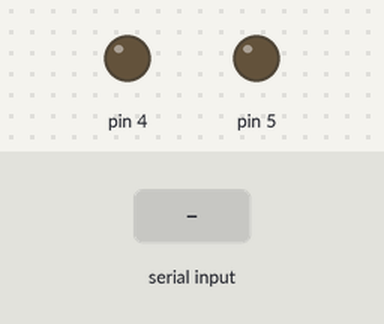
Simulated run of this sketch. Board: Arduino Uno, built with avr-gcc and run on an emulated ATmega328P. On the bench: output pins drawn as LEDs (lit = HIGH). The test bench sets the inputs (shaded band).

Above: at 1.2 s.
1.3 s: "0" received over Serial
At 1.8 s:
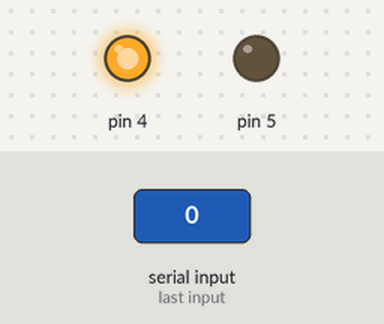
2.8 s: "1" received over Serial
At 4.1 s:
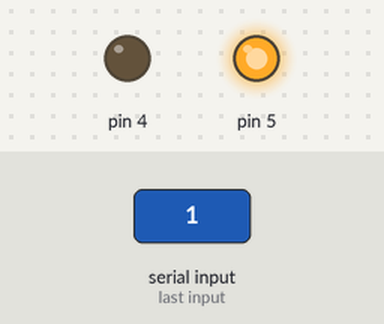
Timing chart, 0 to 5.8 s (numbered marks = the images above; inputs shaded):
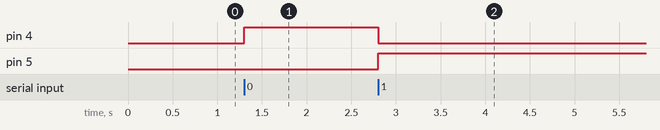

Measured:
- after the input at 1.3 s, pin 4: LOW → HIGH at once
- after the input at 2.8 s, pin 4: HIGH → LOW at once; pin 5: LOW → HIGH at once

The sketch:

Serial_controlmotor.ino
```cpp
//int input = 0;

void setup() {

  pinMode(4, OUTPUT);
  pinMode(5, OUTPUT);
  Serial.begin(9600);
}

void loop() {
    char input = Serial.read();
    if (input == '0'){
      digitalWrite(4,HIGH);
      digitalWrite(5,LOW);
    }

    if (input == '1'){

    digitalWrite(4,LOW);
    digitalWrite(5,HIGH);
  }

}
```
